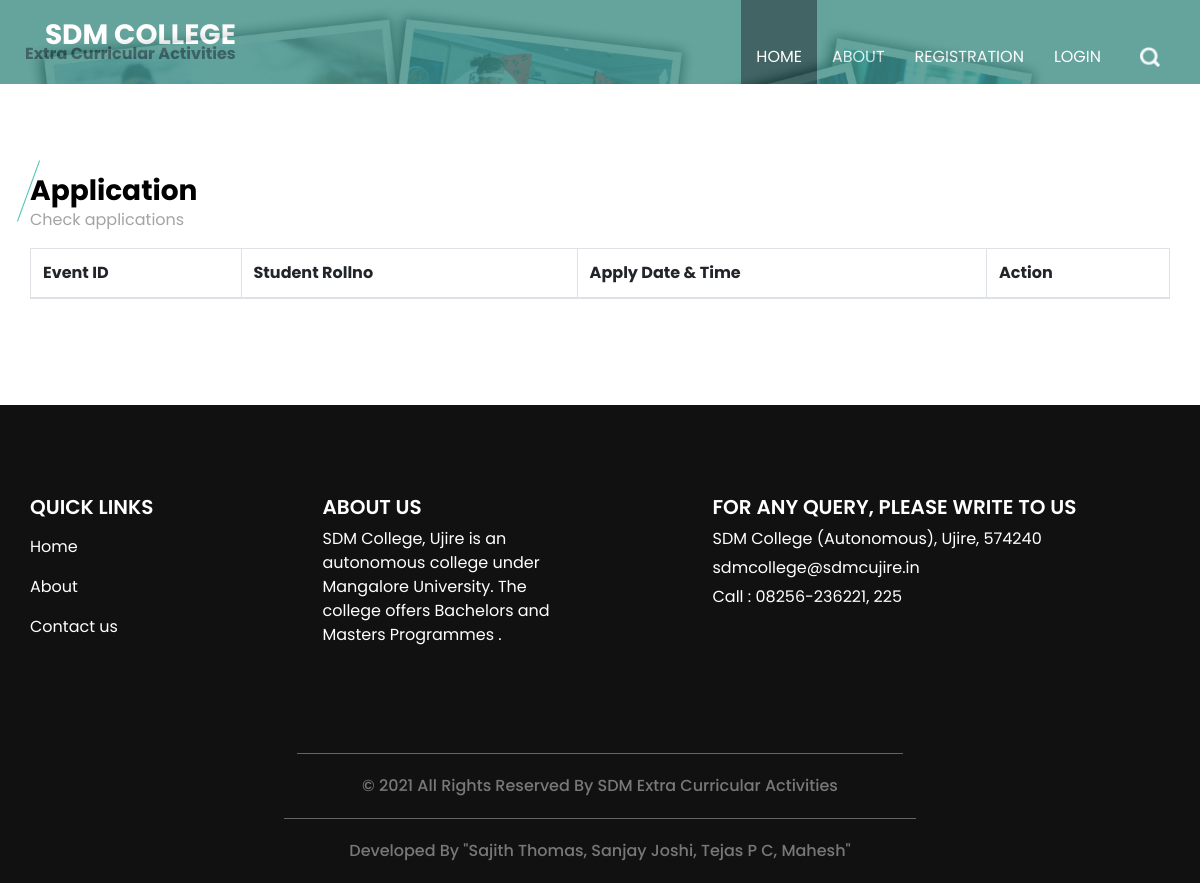
The page /view_event_apply.php on the database as committed earlier.
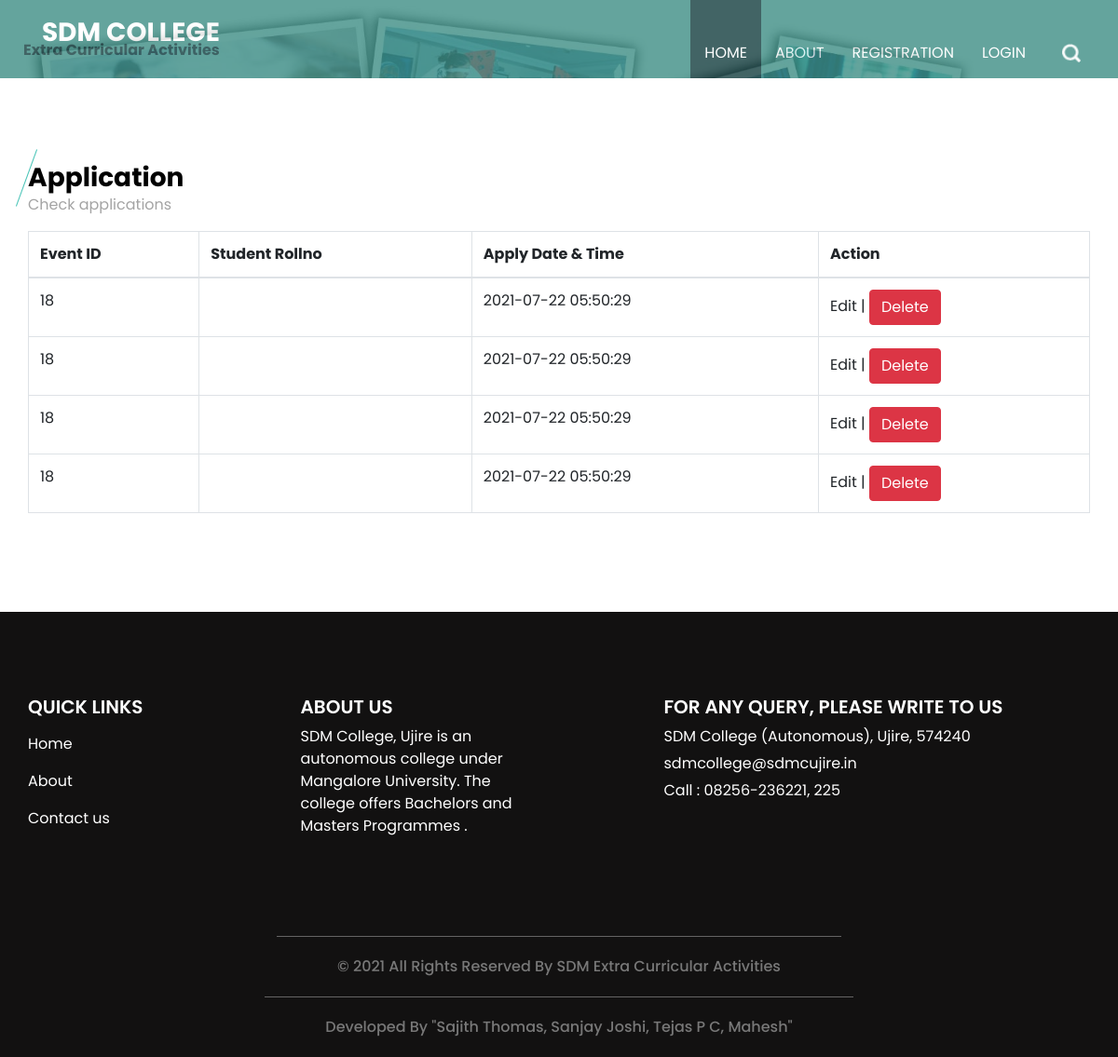
The same page on the database as committed later.
### tables this page shows
CREATE TABLE `event_participation` (
  `event_participation_id` int(11) NOT NULL,
  `event_id` int(11) NOT NULL,
  `student_id` int(11) NOT NULL,
  `apply_dt_tim` datetime NOT NULL
);

### view_event_apply.php (the view, shortened to what this page needs)
<?php
include("header.php");
?>
  <section class="event_section layout_padding">
    <div class="container">
      <div class="heading_container">
        <h3>
         Application
        </h3>
        <p>
         Check applications
        </p>
      </div>
      <div class="event_container">
        <div class="">
<table id="datatableplugin" class="table table-bordered">
	<thead>
		<tr>
			<th>Event ID</th>
			<th>Student Rollno</th>
			<th>Apply Date & Time</th>
			<th>Action</th>
		</tr>
	</thead>
	<tbody>
		<?php
		$sqlview = "SELECT event_participation.*,student.student_rollno FROM  event_participation LEFT JOIN student ON event_participation.student_id=student.student_id";
		$qsqlview = mysqli_query($con,$sqlview);
		while($rsview = mysqli_fetch_array($qsqlview))
		{
			echo "<tr>
				<td>$rsview[event_id]</td>
				<td>$rsview[student_rollno]</td>
				<td>$rsview[apply_dt_tim]</td>
				<td>Edit |
				<a href='view_event_apply.php?delid=$rsview[event_participation_id]' class='btn btn-danger' onclick='return confirmdel()' >Delete</a>
				</td>
			</tr>";
		}
		?>
	</tbody>
</table>
        </div>
      </div>
    </div>
  </section>
<?php
include("footer.php");
?>

Rows that differ between the two databases and show on the page:
added event_participation: event "18", apply_dt_tim "2021-07-22 05:50:29"
added event_participation: event "18", apply_dt_tim "2021-07-22 05:50:29"
added event_participation: event "18", apply_dt_tim "2021-07-22 05:50:29"
added event_participation: event "18", apply_dt_tim "2021-07-22 05:50:29"
